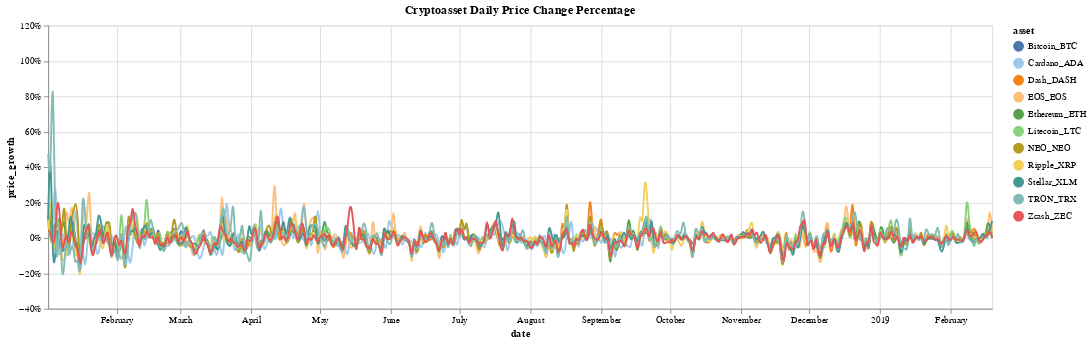

The cell this chart's notebook holds for it:
### Code cell
# dictionary of chart parameters
chart_params = {
    'df': market_data_closing_price_growth_rate_visual,
    'x': 'date',
    'y': 'price_growth',
    'y_format_type': '%',
    'y_scale_zero_bool': False,
    'chart_title': 'Cryptoasset Daily Price Change Percentage',
    'color_scheme': 'tableau20',
    'width': 1000,
    'height': 300
}
# generate chart
interactive_line_chart(chart_params)

### Figure 1 — Vega-Lite specification as saved in the notebook (floating-point values rounded to 4 significant figures; data arrays with more than 128 entries replaced by an {"elided": "..."} marker saying what was removed)
{"$schema": "https://vega.github.io/schema/vega-lite/v2.6.0.json", "config": {"view": {"height": 300, "width": 400}}, "data": {"name": "data-596c8c4bb2c5215f75468efef8d25205"}, "datasets": {"data-596c8c4bb2c5215f75468efef8d25205": {"elided": "4554 records"}}, "height": 300, "layer": [{"encoding": {"color": {"field": "asset", "scale": {"scheme": "tableau20"}, "type": "nominal"}, "x": {"field": "date", "type": "temporal"}, "y": {"axis": {"format": "%"}, "field": "price_growth", "scale": {"zero": false}, "type": "quantitative"}}, "mark": {"interpolate": "basis", "type": "line"}}, {"encoding": {"opacity": {"value": 0}, "x": {"field": "date", "type": "temporal"}}, "mark": "point", "selection": {"selector004": {"empty": "none", "fields": ["date"], "nearest": true, "on": "mouseover", "resolve": "global", "type": "single"}}}, {"encoding": {"color": {"field": "asset", "scale": {"scheme": "tableau20"}, "type": "nominal"}, "opacity": {"condition": {"selection": "selector004", "value": 1}, "value": 0}, "x": {"field": "date", "type": "temporal"}, "y": {"axis": {"format": "%"}, "field": "price_growth", "scale": {"zero": false}, "type": "quantitative"}}, "mark": "point"}, {"encoding": {"x": {"field": "date", "type": "temporal"}}, "mark": {"color": "gray", "type": "rule"}, "title": "Cryptoasset Daily Price Change Percentage", "transform": [{"filter": {"selection": "selector004"}}]}, {"encoding": {"color": {"field": "asset", "scale": {"scheme": "tableau20"}, "type": "nominal"}, "text": {"condition": {"field": "price_growth", "selection": "selector004", "type": "quantitative"}, "value": " "}, "x": {"field": "date", "type": "temporal"}, "y": {"axis": {"format": "%"}, "field": "price_growth", "scale": {"zero": false}, "type": "quantitative"}}, "mark": {"align": "left", "dx": 5, "dy": -5, "type": "text"}}], "width": 1000}
